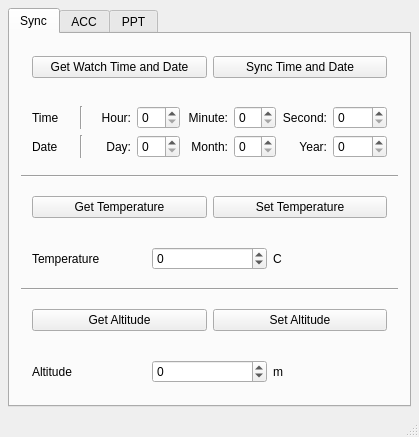
<?xml version="1.0" encoding="UTF-8"?>
<ui version="4.0">
 <class>MainWindow</class>
 <widget class="QMainWindow" name="MainWindow">
  <property name="geometry">
   <rect>
    <x>0</x>
    <y>0</y>
    <width>419</width>
    <height>437</height>
   </rect>
  </property>
  <property name="windowTitle">
   <string>MainWindow</string>
  </property>
  <widget class="QWidget" name="centralWidget">
   <layout class="QVBoxLayout" name="verticalLayout">
    <property name="leftMargin">
     <number>8</number>
    </property>
    <property name="topMargin">
     <number>8</number>
    </property>
    <property name="rightMargin">
     <number>8</number>
    </property>
    <property name="bottomMargin">
     <number>8</number>
    </property>
    <item>
     <widget class="QTabWidget" name="tabWidget">
      <property name="tabShape">
       <enum>QTabWidget::Rounded</enum>
      </property>
      <property name="currentIndex">
       <number>0</number>
      </property>
      <property name="documentMode">
       <bool>false</bool>
      </property>
      <widget class="QWidget" name="tabSync">
       <attribute name="title">
        <string>Sync</string>
       </attribute>
       <layout class="QVBoxLayout" name="verticalLayout_2">
        <item>
         <widget class="QWidget" name="widget" native="true">
          <layout class="QVBoxLayout" name="verticalLayout_3">
           <property name="leftMargin">
            <number>0</number>
           </property>
           <property name="topMargin">
            <number>0</number>
           </property>
           <property name="rightMargin">
            <number>0</number>
           </property>
           <property name="bottomMargin">
            <number>0</number>
           </property>
           <item>
            <widget class="QWidget" name="widget_2" native="true">
             <layout class="QHBoxLayout" name="horizontalLayout">
              <item>
               <widget class="QPushButton" name="pushButton_2">
                <property name="text">
                 <string>Get Watch Time and Date</string>
                </property>
               </widget>
              </item>
              <item>
               <widget class="QPushButton" name="pushButton">
                <property name="text">
                 <string>Sync Time and Date</string>
                </property>
               </widget>
              </item>
             </layout>
            </widget>
           </item>
           <item>
            <widget class="QWidget" name="widget_3" native="true">
             <layout class="QGridLayout" name="gridLayout">
              <item row="0" column="2">
               <widget class="Line" name="lineTime">
                <property name="orientation">
                 <enum>Qt::Vertical</enum>
                </property>
               </widget>
              </item>
              <item row="0" column="0">
               <widget class="QLabel" name="labelTime">
                <property name="text">
                 <string>Time</string>
                </property>
               </widget>
              </item>
              <item row="0" column="5">
               <widget class="QLabel" name="labelMinute">
                <property name="text">
                 <string>Minute:</string>
                </property>
                <property name="alignment">
                 <set>Qt::AlignRight|Qt::AlignTrailing|Qt::AlignVCenter</set>
                </property>
               </widget>
              </item>
              <item row="0" column="4">
               <widget class="QSpinBox" name="spinBoxHour">
                <property name="maximum">
                 <number>23</number>
                </property>
               </widget>
              </item>
              <item row="0" column="3">
               <widget class="QLabel" name="labelHour">
                <property name="text">
                 <string>Hour:</string>
                </property>
                <property name="alignment">
                 <set>Qt::AlignRight|Qt::AlignTrailing|Qt::AlignVCenter</set>
                </property>
               </widget>
              </item>
              <item row="0" column="7">
               <widget class="QLabel" name="labelSecond">
                <property name="text">
                 <string>Second:</string>
                </property>
                <property name="alignment">
                 <set>Qt::AlignRight|Qt::AlignTrailing|Qt::AlignVCenter</set>
                </property>
               </widget>
              </item>
              <item row="0" column="6">
               <widget class="QSpinBox" name="spinBoxMinute">
                <property name="maximum">
                 <number>59</number>
                </property>
               </widget>
              </item>
              <item row="0" column="8">
               <widget class="QSpinBox" name="spinBoxSecond">
                <property name="maximum">
                 <number>59</number>
                </property>
               </widget>
              </item>
              <item row="1" column="0">
               <widget class="QLabel" name="labelDate">
                <property name="text">
                 <string>Date</string>
                </property>
               </widget>
              </item>
              <item row="1" column="2">
               <widget class="Line" name="lineDate">
                <property name="orientation">
                 <enum>Qt::Vertical</enum>
                </property>
               </widget>
              </item>
              <item row="1" column="3">
               <widget class="QLabel" name="labelDay">
                <property name="text">
                 <string>Day:</string>
                </property>
                <property name="alignment">
                 <set>Qt::AlignRight|Qt::AlignTrailing|Qt::AlignVCenter</set>
                </property>
               </widget>
              </item>
              <item row="1" column="4">
               <widget class="QSpinBox" name="spinBoxDay">
                <property name="maximum">
                 <number>31</number>
                </property>
               </widget>
              </item>
              <item row="1" column="5">
               <widget class="QLabel" name="labelMonth">
                <property name="text">
                 <string>Month:</string>
                </property>
                <property name="alignment">
                 <set>Qt::AlignRight|Qt::AlignTrailing|Qt::AlignVCenter</set>
                </property>
               </widget>
              </item>
              <item row="1" column="6">
               <widget class="QSpinBox" name="spinBoxMonth">
                <property name="maximum">
                 <number>12</number>
                </property>
               </widget>
              </item>
              <item row="1" column="7">
               <widget class="QLabel" name="labelYear">
                <property name="text">
                 <string>Year:</string>
                </property>
                <property name="alignment">
                 <set>Qt::AlignRight|Qt::AlignTrailing|Qt::AlignVCenter</set>
                </property>
               </widget>
              </item>
              <item row="1" column="8">
               <widget class="QSpinBox" name="spinBoxYear">
                <property name="maximum">
                 <number>3000</number>
                </property>
               </widget>
              </item>
             </layout>
            </widget>
           </item>
          </layout>
         </widget>
        </item>
        <item>
         <widget class="Line" name="line">
          <property name="orientation">
           <enum>Qt::Horizontal</enum>
          </property>
         </widget>
        </item>
        <item>
         <widget class="QWidget" name="widget_4" native="true">
          <layout class="QVBoxLayout" name="verticalLayout_4">
           <property name="leftMargin">
            <number>0</number>
           </property>
           <property name="topMargin">
            <number>0</number>
           </property>
           <property name="rightMargin">
            <number>0</number>
           </property>
           <property name="bottomMargin">
            <number>0</number>
           </property>
           <item>
            <widget class="QWidget" name="widget_6" native="true">
             <layout class="QHBoxLayout" name="horizontalLayout_3">
              <item>
               <widget class="QPushButton" name="getTemperature">
                <property name="text">
                 <string>Get Temperature</string>
                </property>
               </widget>
              </item>
              <item>
               <widget class="QPushButton" name="setTemperature">
                <property name="text">
                 <string>Set Temperature</string>
                </property>
               </widget>
              </item>
             </layout>
            </widget>
           </item>
           <item>
            <widget class="QWidget" name="widget_5" native="true">
             <layout class="QHBoxLayout" name="horizontalLayout_2">
              <item>
               <widget class="QLabel" name="labelTemperature">
                <property name="text">
                 <string>Temperature</string>
                </property>
               </widget>
              </item>
              <item>
               <widget class="QSpinBox" name="spinBoxTemperature">
                <property name="minimum">
                 <number>-100</number>
                </property>
                <property name="maximum">
                 <number>100</number>
                </property>
               </widget>
              </item>
              <item>
               <widget class="QLabel" name="labelTemperatureUnits">
                <property name="text">
                 <string>C</string>
                </property>
               </widget>
              </item>
             </layout>
            </widget>
           </item>
          </layout>
         </widget>
        </item>
        <item>
         <widget class="Line" name="line_2">
          <property name="orientation">
           <enum>Qt::Horizontal</enum>
          </property>
         </widget>
        </item>
        <item>
         <widget class="QWidget" name="widget_7" native="true">
          <layout class="QVBoxLayout" name="verticalLayout_5">
           <property name="leftMargin">
            <number>0</number>
           </property>
           <property name="topMargin">
            <number>0</number>
           </property>
           <property name="rightMargin">
            <number>0</number>
           </property>
           <property name="bottomMargin">
            <number>0</number>
           </property>
           <item>
            <widget class="QWidget" name="widget_8" native="true">
             <layout class="QHBoxLayout" name="horizontalLayout_4">
              <item>
               <widget class="QPushButton" name="getAltitude">
                <property name="text">
                 <string>Get Altitude</string>
                </property>
               </widget>
              </item>
              <item>
               <widget class="QPushButton" name="setAltitude">
                <property name="text">
                 <string>Set Altitude</string>
                </property>
               </widget>
              </item>
             </layout>
            </widget>
           </item>
           <item>
            <widget class="QWidget" name="widget_9" native="true">
             <layout class="QHBoxLayout" name="horizontalLayout_5">
              <item>
               <widget class="QLabel" name="labelAltitude">
                <property name="text">
                 <string>Altitude</string>
                </property>
               </widget>
              </item>
              <item>
               <widget class="QSpinBox" name="spinBoxAltitude">
                <property name="minimum">
                 <number>-100000</number>
                </property>
                <property name="maximum">
                 <number>100000</number>
                </property>
               </widget>
              </item>
              <item>
               <widget class="QLabel" name="labelAltitudeUnits">
                <property name="text">
                 <string>m</string>
                </property>
               </widget>
              </item>
             </layout>
            </widget>
           </item>
          </layout>
         </widget>
        </item>
       </layout>
      </widget>
      <widget class="QWidget" name="tabACC">
       <attribute name="title">
        <string>ACC</string>
       </attribute>
      </widget>
      <widget class="QWidget" name="tabPPT">
       <attribute name="title">
        <string>PPT</string>
       </attribute>
      </widget>
     </widget>
    </item>
   </layout>
  </widget>
  <widget class="QStatusBar" name="statusBar"/>
 </widget>
 <layoutdefault spacing="6" margin="11"/>
 <resources/>
 <connections/>
</ui>
